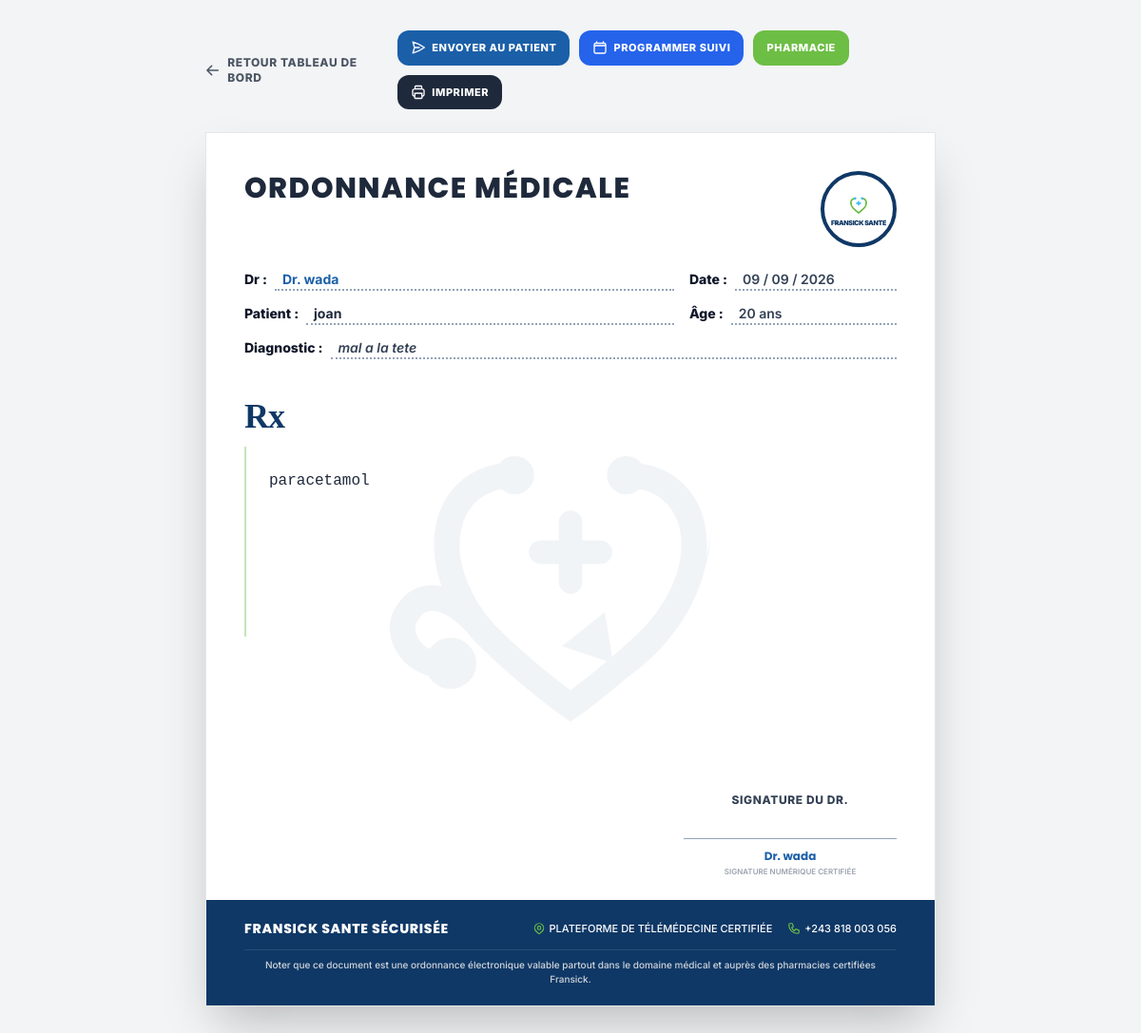
The page /ordonnances/6/ (signed in) on the database its author committed.
### ordonnances/models.py (models this page shows, shortened)
class Ordonnance(models.Model):
    rendez_vous = models.OneToOneField(
        RendezVous,
        on_delete=models.SET_NULL,
        null=True,
        blank=True,
        related_name='ordonnance',
        verbose_name="Rendez-vous associé"
    )
    doctor = models.ForeignKey(
        settings.AUTH_USER_MODEL,
        on_delete=models.CASCADE,
        related_name='doctor_prescriptions',
        verbose_name="Médecin prescripteur"
    )
    patient = models.ForeignKey(
        settings.AUTH_USER_MODEL,
        on_delete=models.CASCADE,
        related_name='patient_prescriptions',
        verbose_name="Patient"
    )
    patient_age = models.CharField(max_length=20, default="30 ans", verbose_name="Âge du patient")
    diagnostic = models.TextField(verbose_name="Diagnostic Médical")
    prescription_details = models.TextField(verbose_name="Prescriptions / Médicaments (Rx)")
    date = models.DateField(auto_now_add=True, verbose_name="Date d'émission")
    created_at = models.DateTimeField(auto_now_add=True)
    class Meta:
        ordering = ['-created_at']
        verbose_name = "Ordonnance"
        verbose_name_plural = "Ordonnances"

### accounts/models.py (models this page shows, shortened)
class CustomUser(AbstractUser):
    email = models.EmailField(
        'adresse email',
        unique=True,
        error_messages={'unique': "Un utilisateur avec cette adresse email existe déjà."}
    )
    PATIENT = 'patient'
    MEDECIN = 'medecin'
    PHARMACIE = 'pharmacie'
    ADMIN = 'admin'
    ROLE_CHOICES = [
        (PATIENT, 'Patient'),
        (MEDECIN, 'Médecin'),
        (PHARMACIE, 'Pharmacie'),
        (ADMIN, 'Administrateur'),
    ]
    role = models.CharField(
        max_length=20,
        choices=ROLE_CHOICES,
        default=PATIENT,
        verbose_name="Rôle"
    )
    phone_number = models.CharField(
        max_length=20,
        blank=True,
        null=True,
        verbose_name="Numéro de téléphone"
    )
    profile_picture = models.ImageField(
        upload_to='profiles/',
        blank=True,
        null=True,
        verbose_name="Photo de profil"
    )
    dark_mode_enabled = models.BooleanField(
        default=False,
        verbose_name="Mode sombre activé"
    )

### ordonnances/views.py (the view)
# urls.py: path('<int:pk>/', views.OrdonnanceDetailView.as_view(), name='detail'),
class OrdonnanceDetailView(LoginRequiredMixin, DetailView):
    model = Ordonnance
    template_name = 'ordonnances/ordonnance_detail.html'
    context_object_name = 'ordonnance'
    def get_object(self, queryset=None):
        obj = super().get_object(queryset)
        if self.request.user != obj.doctor and self.request.user != obj.patient:
            raise Http404("Ordonnance non trouvée ou accès refusé.")
        return obj

### administration/context_processors.py (called while the page is built)
def site_appearance(request):
    appearance = SiteAppearance.objects.first()
    if not appearance:
        appearance = SiteAppearance.objects.create()
    return {
        'site_appearance': appearance
    }

### ordonnances/templates/ordonnances/ordonnance_detail.html (shortened to what this page needs)
{% load i18n static %}
<!DOCTYPE html>
<html lang="fr" class="{% if user.is_authenticated and user.dark_mode_enabled %}dark{% endif %}">
<head>
    <script src="{% static 'core/js/tailwindcss.js' %}"></script>
</head>
<body class="bg-gray-100 font-inter text-gray-800 antialiased min-h-screen p-3 sm:p-8 flex flex-col items-center justify-center">
    <div class="max-w-3xl w-full flex flex-col sm:flex-row items-stretch sm:items-center justify-between gap-3 mb-6 no-print">
        {% if request.user.role == 'medecin' %}
            <a href="{% url 'medecins:dashboard' %}" class="inline-flex items-center space-x-2 text-xs font-extrabold text-gray-600 hover:text-leaf-green transition-colors uppercase tracking-wider">
                <svg xmlns="http://www.w3.org/2000/svg" fill="none" viewBox="0 0 24 24" stroke-width="2.5" stroke="currentColor" class="w-4 h-4">
                  <path stroke-linecap="round" stroke-linejoin="round" d="M10.5 19.5L3 12m0 0l7.5-7.5M3 12h18" />
                </svg>
                <span>Retour Tableau de bord</span>
            </a>
        {% endif %}
        <div class="flex flex-wrap items-center gap-2.5">
            <form action="{% url 'ordonnances:send_to_patient' pk=ordonnance.id %}" method="post" class="inline">
                <button type="submit" class="w-full sm:w-auto px-3.5 py-2.5 bg-medical-blue hover:bg-medical-blue text-white font-extrabold text-[11px] rounded-xl shadow-xs uppercase tracking-wider transition-all flex items-center justify-center space-x-1.5 cursor-pointer">
                    <svg xmlns="http://www.w3.org/2000/svg" fill="none" viewBox="0 0 24 24" stroke-width="2" stroke="currentColor" class="w-4 h-4">
                      <path stroke-linecap="round" stroke-linejoin="round" d="M6 12L3.269 3.126A59.768 59.768 0 0121.485 12 59.77 59.77 0 013.27 20.876L5.999 12zm0 0h7.5" />
                    </svg>
                    <span>Envoyer au patient </span>
                </button>
            </form>
            <a href="{% url 'patients:doctor_detail' pk=ordonnance.doctor.id %}" class="flex-1 sm:flex-initial px-3.5 py-2.5 bg-blue-600 hover:bg-blue-700 text-white font-extrabold text-[11px] rounded-xl shadow-xs uppercase tracking-wider transition-all flex items-center justify-center space-x-1.5">
                <span>Programmer Suivi </span>
            </a>
            <a href="{% url 'patients:pharmacies' %}" class="flex-1 sm:flex-initial px-3.5 py-2.5 bg-leaf-green hover:bg-leaf-dark text-white font-extrabold text-[11px] rounded-xl shadow-xs uppercase tracking-wider transition-all flex items-center justify-center space-x-1.5">
                <span>Pharmacie </span>
            </a>
            <button type="button" onclick="window.print()" class="px-3.5 py-2.5 bg-slate-800 hover:bg-slate-900 text-white font-extrabold text-[11px] rounded-xl shadow-xs uppercase tracking-wider transition-all flex items-center justify-center space-x-1.5">
                <span>Imprimer</span>
            </button>
        </div>
    </div>
    <div class="print-card max-w-3xl w-full bg-white border border-gray-200 shadow-2xl rounded-none relative overflow-hidden flex flex-col justify-between min-h-[920px] select-none text-slate-800">
        <div class="absolute inset-0 flex items-center justify-center pointer-events-none opacity-5 z-0">
        </div>
        <div class="p-6 sm:p-10 relative z-10 space-y-6">
            <div class="flex items-start justify-between">
                <div>
                    <h1 class="text-xl sm:text-3xl font-extrabold tracking-wider font-poppins text-slate-800 uppercase">
                        ORDONNANCE MÉDICALE
                    </h1>
                </div>
                <div class="w-16 h-16 sm:w-20 sm:h-20 rounded-full border-4 border-medical-dark flex flex-col items-center justify-center p-1 text-center shadow-xs flex-shrink-0">
                    <span class="text-[6px] sm:text-[7px] font-black uppercase text-medical-dark tracking-tighter leading-tight mt-0.5">FRANSICK SANTE</span>
                </div>
            </div>
            <div class="space-y-3.5 font-inter text-xs sm:text-sm font-semibold">
                <div class="grid grid-cols-1 sm:grid-cols-3 gap-3 sm:gap-4">
                    <div class="sm:col-span-2 flex items-baseline">
                        <span class="font-extrabold text-slate-900 mr-2">Dr :</span>
                        <span class="border-b-2 border-dotted border-slate-400 flex-1 px-2 font-bold text-medical-blue">Dr. {{ ordonnance.doctor.username }}</span>
                    </div>
                    <div class="flex items-baseline">
                        <span class="font-extrabold text-slate-900 mr-2">Date :</span>
                        <span class="border-b-2 border-dotted border-slate-400 flex-1 px-2 text-slate-700">{{ ordonnance.date|date:"d / m / Y" }}</span>
                    </div>
                </div>
                <div class="grid grid-cols-1 sm:grid-cols-3 gap-3 sm:gap-4">
                    <div class="sm:col-span-2 flex items-baseline">
                        <span class="font-extrabold text-slate-900 mr-2">Patient :</span>
                        <span class="border-b-2 border-dotted border-slate-400 flex-1 px-2 font-bold text-slate-800">{{ ordonnance.patient.username }}</span>
                    </div>
                    <div class="flex items-baseline">
                        <span class="font-extrabold text-slate-900 mr-2">Âge :</span>
                        <span class="border-b-2 border-dotted border-slate-400 flex-1 px-2 text-slate-700">{{ ordonnance.patient_age }}</span>
                    </div>
                </div>
                <div class="flex items-baseline">
                    <span class="font-extrabold text-slate-900 mr-2">Diagnostic :</span>
                    <span class="border-b-2 border-dotted border-slate-400 flex-1 px-2 text-slate-700 italic">{{ ordonnance.diagnostic }}</span>
                </div>
            </div>
            <div class="pt-4 space-y-3">
                <div class="text-3xl sm:text-4xl font-extrabold font-serif text-medical-dark tracking-tight">
                    Rx
                </div>
                <div class="pl-4 sm:pl-6 text-xs sm:text-base font-mono whitespace-pre-line leading-relaxed text-slate-800 border-l-2 border-leaf-green/40 min-h-[200px]">
                    {{ ordonnance.prescription_details }}
                </div>
            </div>
        </div>
        <div class="relative z-10">
            <div class="px-6 sm:px-10 pb-6 flex justify-end">
                <div class="text-center space-y-8 w-48 sm:w-56">
                    <span class="text-xs font-extrabold text-slate-700 uppercase tracking-wider block">Signature du Dr.</span>
                    <div class="border-t border-slate-400 pt-1">
                        <span class="text-xs font-bold text-medical-blue font-poppins">Dr. {{ ordonnance.doctor.username }}</span>
                        <span class="block text-[8px] text-gray-400 font-semibold uppercase">Signature Numérique Certifiée</span>
                    </div>
                </div>
            </div>
            <div class="bg-medical-dark text-white p-5 sm:px-10 space-y-3">
                <div class="flex flex-col sm:flex-row items-center justify-between gap-3 text-xs font-semibold">
                    <div class="font-extrabold tracking-wider font-poppins text-xs sm:text-sm uppercase text-center sm:text-left">
                        FRANSICK SANTE SÉCURISÉE
                    </div>
                    <div class="flex items-center space-x-4 text-[10px] sm:text-[11px] font-medium flex-wrap justify-center">
                        <span class="flex items-center space-x-1">
                            <span>PLATEFORME DE TÉLÉMÉDECINE CERTIFIÉE</span>
                        </span>
                        <span class="flex items-center space-x-1">
                            <span>+243 818 003 056</span>
                        </span>
                    </div>
                </div>
                <div class="text-[9px] sm:text-[10px] text-gray-300 text-center border-t border-white/10 pt-2 font-medium">
                    Noter que ce document est une ordonnance électronique valable partout dans le domaine médical et auprès des pharmacies certifiées Fransick.
                </div>
            </div>
        </div>
    </div>
</body>
</html>

### rows shown on the page
Ordonnance: doctor.username "wada", date "09 / 09 / 2026", patient.username "joan", patient_age "20 ans", diagnostic "mal a la tete", prescription_details "paracetamol"
